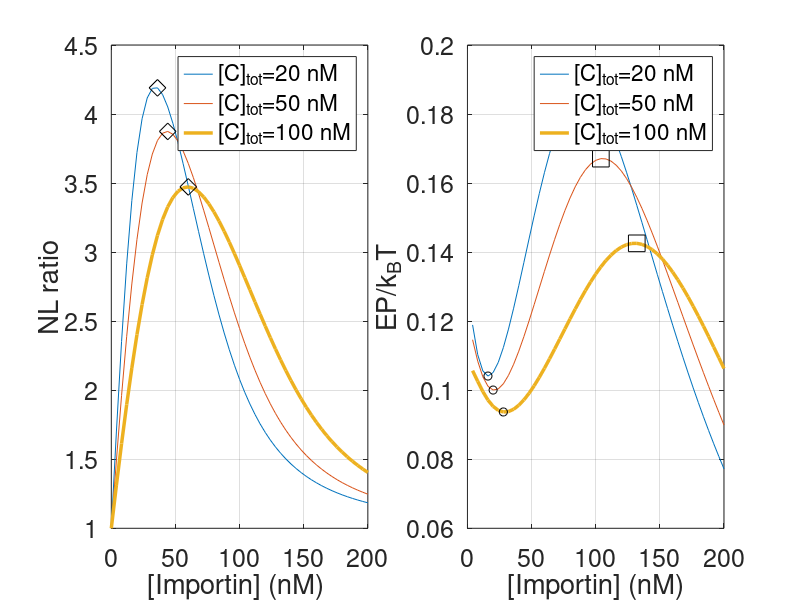
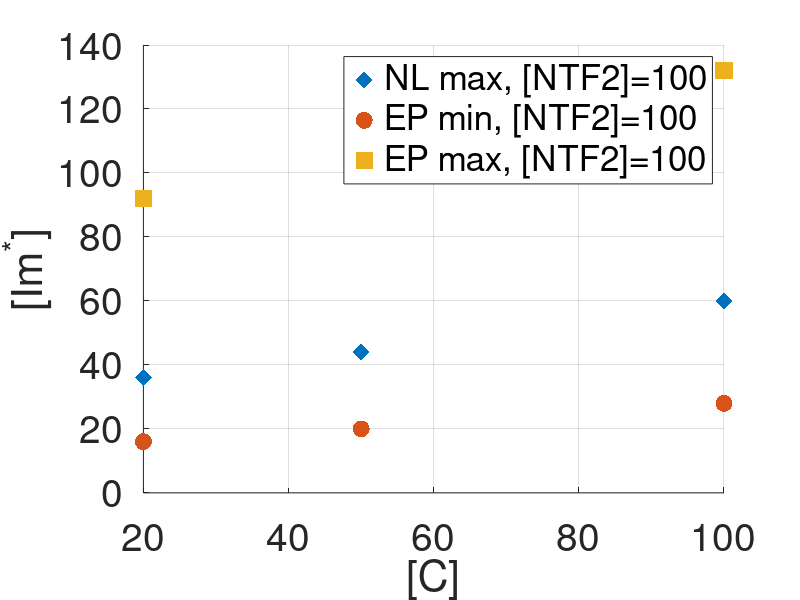

Here is the MATLAB script that generated these plots, in order:
clear all;


%addpath data; 



trans_linear=2*(0:2:100);
N2_linear=2*(0:1:150);
TatwhichNCmaxN50=zeros(1,3);
TatwhichEPmaxN50=zeros(1,3);
TatwhichNCmaxN100=zeros(1,3);
TatwhichEPmaxN100=zeros(1,3);
TatwhichNCmaxN200=zeros(1,3);
TatwhichEPmaxN200=zeros(1,3);
TatwhichEPminN200=zeros(1,3);
cargo = [20,50,100];
t2= linspace(0,200);





% for c2, NTF2=50,100
load('globalphase_m2_dataset1_c2_vol5_NEWIC')
CargoNCmaxtmp2=maxcargoNCratio(:,26);
[M,I]= max(CargoNCmaxtmp2);
TatwhichNCmaxN50(1)= trans_linear(I);


%EP2=EPhat(:,26)';
EP2max = reshape(max(EP,[],2),size(EP,1),size(EP,3));
EP2max = EP2max(:,26)';

[M,I]=max(EP2max);
TatwhichEPmaxN50(1)= trans_linear(I);

[M,I]=min(EP2max);
TatwhichEPminN50(1)= trans_linear(I);



CargoNCmaxtmp2=maxcargoNCratio(:,51);
[M,I]= max(CargoNCmaxtmp2);
TatwhichNCmaxN100(1)= trans_linear(I);


%EP2=EPhat(:,26)';
EP2max = reshape(max(EP,[],2),size(EP,1),size(EP,3));
EP2max = EP2max(:,26)';

[M,I]=max(EP2max);
TatwhichEPmaxN100(1)= trans_linear(I);

[M,I]=min(EP2max);
TatwhichEPminN100(1)= trans_linear(I);




% for c2, NTF2=200
load('globalphase_m2_dataset2_c2_vol5_NEWIC')
CargoNCmaxtmp2=maxcargoNCratio(:,50);
[M,I]= max(CargoNCmaxtmp2);
TatwhichNCmaxN200(1)= trans_linear(I);


%EP2=EPhat(:,50)';
EP2max = reshape(max(EP,[],2),size(EP,1),size(EP,3));
EP2max = EP2max(:,50)';

[M,I]=max(EP2max);
TatwhichEPmaxN200(1)= trans_linear(I);

[M,I]=min(EP2max);
TatwhichEPminN200(1)= trans_linear(I);




% for c5, NTF2=50,100
load('globalphase_m2_dataset1_c5_vol5_NEWIC')
CargoNCmaxtmp5=maxcargoNCratio(:,26);
[M,I]= max(CargoNCmaxtmp5);
TatwhichNCmaxN50(2)= trans_linear(I);


%EP5=EPhat(:,26)';
EP5max = reshape(max(EP,[],2),size(EP,1),size(EP,3));
EP5max = EP5max(:,26)';

[M,I]=max(EP5max);
TatwhichEPmaxN50(2)= trans_linear(I);

[M,I]=min(EP5max);
TatwhichEPminN50(2)= trans_linear(I);



CargoNCmaxtmp5=maxcargoNCratio(:,51);
[M,I]= max(CargoNCmaxtmp5);
TatwhichNCmaxN100(2)= trans_linear(I);


%EP2=EPhat(:,26)';
EP5max = reshape(max(EP,[],2),size(EP,1),size(EP,3));
EP5max = EP5max(:,26)';

[M,I]=max(EP5max);
TatwhichEPmaxN100(2)= trans_linear(I);

[M,I]=min(EP5max);
TatwhichEPminN100(2)= trans_linear(I);

% for c5, NTF2=200
load('globalphase_m2_dataset2_c5_vol5_NEWIC')
CargoNCmaxtmp5=maxcargoNCratio(:,50);
[M,I]= max(CargoNCmaxtmp5);
TatwhichNCmaxN200(2)= trans_linear(I);

%EP5=EPhat(:,50)';
EP5max = reshape(max(EP,[],2),size(EP,1),size(EP,3));
EP5max = EP5max(:,50)';
[M,I]=max(EP5max);
TatwhichEPmaxN200(2)= trans_linear(I);

[M,I]=min(EP5max);
TatwhichEPminN200(2)= trans_linear(I);


% for c10, NTF2=50,100
load('globalphase_m2_dataset1_c10_vol5_NEWIC')
CargoNCmaxtmp10=maxcargoNCratio(:,26);
[M,I]= max(CargoNCmaxtmp10);
TatwhichNCmaxN50(3)= trans_linear(I);


%EP5=EPhat(:,26)';
EP10max = reshape(max(EP,[],2),size(EP,1),size(EP,3));
EP10max = EP10max(:,26)';

[M,I]=max(EP10max);
TatwhichEPmaxN50(3)= trans_linear(I);

[M,I]=min(EP10max);
TatwhichEPminN50(3)= trans_linear(I);



CargoNCmaxtmp10=maxcargoNCratio(:,51);
[M,I]= max(CargoNCmaxtmp10);
TatwhichNCmaxN100(3)= trans_linear(I);


%EP2=EPhat(:,26)';
EP10max = reshape(max(EP,[],2),size(EP,1),size(EP,3));
EP10max = EP10max(:,26)';

[M,I]=max(EP10max);
TatwhichEPmaxN100(3)= trans_linear(I);

[M,I]=min(EP10max);
TatwhichEPminN100(3)= trans_linear(I);

% for c10, NTF2=200
load('globalphase_m2_dataset2_c10_vol5_NEWIC')
CargoNCmaxtmp10=maxcargoNCratio(:,50);
[M,I]= max(CargoNCmaxtmp10);
TatwhichNCmaxN200(3)= trans_linear(I);


%EP10=EPhat(:,50)';
EP10max = reshape(max(EP,[],2),size(EP,1),size(EP,3));
EP10max = EP10max(:,50)';
[M,I]=max(EP10max);
TatwhichEPmaxN200(3)= trans_linear(I);

[M,I]=min(EP10max);
TatwhichEPminN200(3)= trans_linear(I);



%%%
[M,I]=max(EP2max(1:40));
TatwhichEPmaxN100(1)= trans_linear(I);
EPmaxN100(1) = M;

[M,I]=min(EP2max(1:40));
TatwhichEPminN100(1)= trans_linear(I);
EPminN100(1) = M;

[M,I]=max(EP5max(1:40));
TatwhichEPmaxN100(2)= trans_linear(I);
EPmaxN100(2) = M;

[M,I]=min(EP5max(1:40));
TatwhichEPminN100(2)= trans_linear(I);
EPminN100(2) = M;

[M,I]=max(EP10max(1:40));
TatwhichEPmaxN100(3)= trans_linear(I);
EPmaxN100(3) = M;

[M,I]=min(EP10max(1:40));
TatwhichEPminN100(3)= trans_linear(I);
EPminN100(3) = M;



%%%
NLmax(1) = max(CargoNCmaxtmp2);
NLmax(2) = max(CargoNCmaxtmp5);
NLmax(3) = max(CargoNCmaxtmp10);

hFig1= figure(1);
set(hFig1, 'Position', [100, 96, 1086, 454])
subplot(1,2,1)
plot(trans_linear,CargoNCmaxtmp2, trans_linear,CargoNCmaxtmp5, trans_linear,CargoNCmaxtmp10, 'LineWidth',2.5);
hold on;
plot(TatwhichNCmaxN100, NLmax, 'kd','MarkerSize',12)
grid on;
xlabel('[Importin] (nM) ', 'fontsize', 20);
ylabel('NL ratio');
legend('[C]_{tot}=20 nM','[C]_{tot}=50 nM','[C]_{tot}=100 nM')
set(gca,'Fontsize',18);

subplot(1,2,2)
%plot(trans_linear,EP2curve, trans_linear,EP5curve,trans_linear,EP10curve,trans_linear,EP2,'o', trans_linear,EP5,'o',trans_linear,EP10,'o', 'LineWidth',2.5);
plot(trans_linear,EP2max, trans_linear,EP5max,trans_linear,EP10max, 'LineWidth',2.5);
hold on;
plot(TatwhichEPminN100, EPminN100, 'ko', TatwhichEPmaxN100, EPmaxN100, 'ks','MarkerSize',12)
grid on;
xlabel('[Importin] (nM)', 'fontsize', 20);
ylabel('EP/k_BT');
legend('[C]_{tot}=20 nM','[C]_{tot}=50 nM','[C]_{tot}=100 nM')
set(gca,'Fontsize',18);







figure(2)
scatter(cargo, TatwhichNCmaxN100, 150,'filled', 'bd','LineWidth',9);
hold on;
scatter(cargo, TatwhichEPminN100, 150,'filled', 'ro','LineWidth',9); 
hold on;
scatter(cargo, TatwhichEPmaxN100, 150,'filled', 'gs','LineWidth',9);
grid on;
legend('NL max, [NTF2]=100', 'EP min, [NTF2]=100', 'EP max, [NTF2]=100');
xlabel('[C]', 'fontsize', 28);
ylabel('[Im^*]','fontsize', 28)
set(gca,'Fontsize',28);





